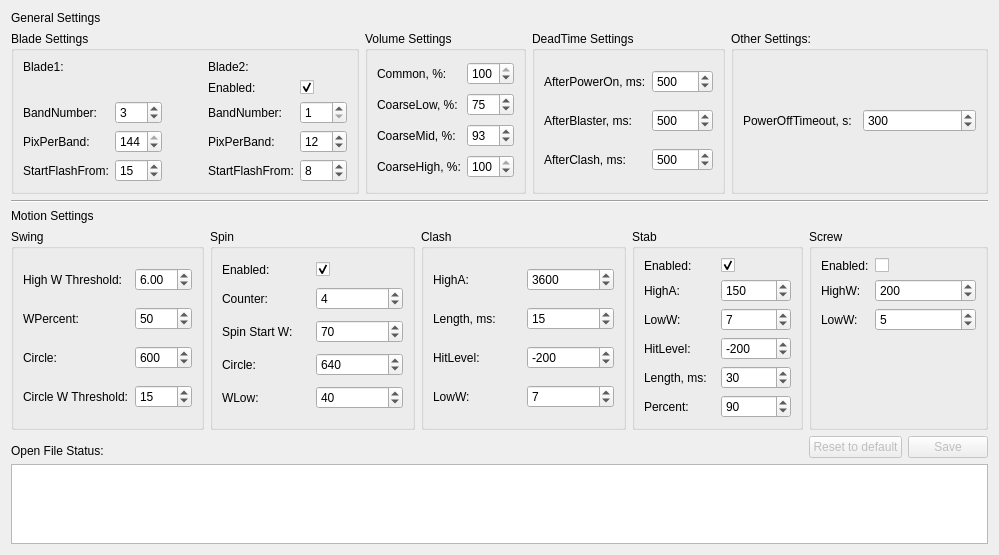
      <widget class="QWidget" name="TabCommon">
       <attribute name="title">
        <string>Common</string>
       </attribute>
       <layout class="QGridLayout" name="gridLayout_2" rowstretch="0,0,0,0,0,0,0,0,0,0,0,0,0,0,0,0,0,0,0,0,0,0,0,0,0,0,0,0,0,0,0,0,0,15">
        <item row="23" column="2" colspan="12">
         <widget class="Line" name="line_6">
          <property name="orientation">
           <enum>Qt::Horizontal</enum>
          </property>
         </widget>
        </item>
        <item row="0" column="2">
         <widget class="QLabel" name="LblGeneral">
          <property name="text">
           <string>General Settings</string>
          </property>
          <property name="alignment">
           <set>Qt::AlignLeading|Qt::AlignLeft|Qt::AlignVCenter</set>
          </property>
         </widget>
        </item>
        <item row="26" column="2">
         <widget class="QLabel" name="LblMotion">
          <property name="text">
           <string>Motion Settings</string>
          </property>
         </widget>
        </item>
        <item row="27" column="3" colspan="4">
         <widget class="QGroupBox" name="GBSpin">
          <property name="title">
           <string>Spin</string>
          </property>
          <layout class="QGridLayout" name="gridLayout_18">
           <item row="1" column="0">
            <widget class="QLabel" name="LBLSpinCounter">
             <property name="text">
              <string>Counter:</string>
             </property>
            </widget>
           </item>
           <item row="0" column="1">
            <widget class="QCheckBox" name="CBSpinEnabled">
             <property name="text">
              <string/>
             </property>
             <property name="checked">
              <bool>true</bool>
             </property>
            </widget>
           </item>
           <item row="3" column="1">
            <widget class="QSpinBox" name="SpinSpinCircle">
             <property name="minimum">
              <number>100</number>
             </property>
             <property name="maximum">
              <number>9999</number>
             </property>
             <property name="singleStep">
              <number>50</number>
             </property>
             <property name="value">
              <number>640</number>
             </property>
            </widget>
           </item>
           <item row="3" column="0">
            <widget class="QLabel" name="LblSpinCircle">
             <property name="text">
              <string>Circle:</string>
             </property>
            </widget>
           </item>
           <item row="2" column="1">
            <widget class="QSpinBox" name="SpinSpinW">
             <property name="minimum">
              <number>1</number>
             </property>
             <property name="maximum">
              <number>100</number>
             </property>
             <property name="value">
              <number>70</number>
             </property>
            </widget>
           </item>
           <item row="1" column="1">
            <widget class="QSpinBox" name="SpinSpinCounter">
             <property name="minimum">
              <number>2</number>
             </property>
             <property name="maximum">
              <number>10</number>
             </property>
             <property name="value">
              <number>4</number>
             </property>
            </widget>
           </item>
           <item row="0" column="0">
            <widget class="QLabel" name="LBLSpinEnabled">
             <property name="text">
              <string>Enabled:</string>
             </property>
            </widget>
           </item>
           <item row="2" column="0">
            <widget class="QLabel" name="LblSpinW">
             <property name="text">
              <string>Spin Start W:</string>
             </property>
            </widget>
           </item>
           <item row="4" column="0">
            <widget class="QLabel" name="LblSpinWLow">
             <property name="text">
              <string>WLow:</string>
             </property>
            </widget>
           </item>
           <item row="4" column="1">
            <widget class="QSpinBox" name="SpinSpinWLow">
             <property name="maximum">
              <number>100</number>
             </property>
             <property name="value">
              <number>40</number>
             </property>
            </widget>
           </item>
          </layout>
         </widget>
        </item>
        <item row="27" column="2">
         <widget class="QGroupBox" name="GBSwing">
          <property name="title">
           <string>Swing</string>
          </property>
          <layout class="QGridLayout" name="gridLayout_17">
           <item row="1" column="0">
            <widget class="QLabel" name="LblSwingWPercent">
             <property name="text">
              <string>WPercent:</string>
             </property>
            </widget>
           </item>
           <item row="1" column="1">
            <widget class="QSpinBox" name="SpinSwingPercent">
             <property name="maximum">
              <number>100</number>
             </property>
             <property name="value">
              <number>50</number>
             </property>
            </widget>
           </item>
           <item row="2" column="0">
            <widget class="QLabel" name="LblSwingCircle">
             <property name="text">
              <string>Circle:</string>
             </property>
            </widget>
           </item>
           <item row="0" column="1">
            <widget class="QDoubleSpinBox" name="SpinSwingHighW">
             <property name="maximum">
              <double>99.989999999999995</double>
             </property>
             <property name="value">
              <double>6.000000000000000</double>
             </property>
            </widget>
           </item>
           <item row="2" column="1">
            <widget class="QSpinBox" name="SpinSwingCircle">
             <property name="maximum">
              <number>9999</number>
             </property>
             <property name="singleStep">
              <number>50</number>
             </property>
             <property name="value">
              <number>600</number>
             </property>
            </widget>
           </item>
           <item row="0" column="0">
            <widget class="QLabel" name="LblSwingHighW">
             <property name="text">
              <string>High W Threshold:</string>
             </property>
            </widget>
           </item>
           <item row="3" column="0">
            <widget class="QLabel" name="LblCircleW">
             <property name="text">
              <string>Circle W Threshold:</string>
             </property>
            </widget>
           </item>
           <item row="3" column="1">
            <widget class="QSpinBox" name="SpinSwingCircleW">
             <property name="maximum">
              <number>100</number>
             </property>
             <property name="value">
              <number>15</number>
             </property>
            </widget>
           </item>
          </layout>
         </widget>
        </item>
        <item row="27" column="10" colspan="2">
         <widget class="QGroupBox" name="GBStab">
          <property name="title">
           <string>Stab</string>
          </property>
          <layout class="QGridLayout" name="gridLayout_20">
           <item row="2" column="1">
            <widget class="QSpinBox" name="SpinStabLowW">
             <property name="value">
              <number>7</number>
             </property>
            </widget>
           </item>
           <item row="1" column="0">
            <widget class="QLabel" name="LblStabHighA">
             <property name="text">
              <string>HighA:</string>
             </property>
            </widget>
           </item>
           <item row="2" column="0">
            <widget class="QLabel" name="LblStabLowW">
             <property name="text">
              <string>LowW:</string>
             </property>
            </widget>
           </item>
           <item row="3" column="0">
            <widget class="QLabel" name="LblStabHitLevel">
             <property name="text">
              <string>HitLevel:</string>
             </property>
            </widget>
           </item>
           <item row="4" column="0">
            <widget class="QLabel" name="LblSpinLength">
             <property name="text">
              <string>Length, ms:</string>
             </property>
            </widget>
           </item>
           <item row="3" column="1">
            <widget class="QSpinBox" name="SpinStabHitLevel">
             <property name="minimum">
              <number>-9999</number>
             </property>
             <property name="maximum">
              <number>9999</number>
             </property>
             <property name="singleStep">
              <number>50</number>
             </property>
             <property name="value">
              <number>-200</number>
             </property>
            </widget>
           </item>
           <item row="0" column="1">
            <widget class="QCheckBox" name="CBStabEnabled">
             <property name="text">
              <string/>
             </property>
             <property name="checked">
              <bool>true</bool>
             </property>
            </widget>
           </item>
           <item row="1" column="1">
            <widget class="QSpinBox" name="SpinStabHighA">
             <property name="maximum">
              <number>9999</number>
             </property>
             <property name="singleStep">
              <number>50</number>
             </property>
             <property name="value">
              <number>150</number>
             </property>
            </widget>
           </item>
           <item row="0" column="0">
            <widget class="QLabel" name="LblEnabled">
             <property name="text">
              <string>Enabled:</string>
             </property>
            </widget>
           </item>
           <item row="5" column="0">
            <widget class="QLabel" name="LblStabPercent">
             <property name="text">
              <string>Percent:</string>
             </property>
            </widget>
           </item>
           <item row="4" column="1">
            <widget class="QSpinBox" name="SpinStabLength">
             <property name="value">
              <number>30</number>
             </property>
            </widget>
           </item>
           <item row="5" column="1">
            <widget class="QSpinBox" name="SpinStabPercent">
             <property name="maximum">
              <number>100</number>
             </property>
             <property name="value">
              <number>90</number>
             </property>
            </widget>
           </item>
          </layout>
         </widget>
        </item>
        <item row="11" column="2" rowspan="4" colspan="4">
         <widget class="QGroupBox" name="GBCommonBlade">
          <property name="title">
           <string>Blade Settings</string>
          </property>
          <layout class="QGridLayout" name="gridLayout_13" columnstretch="10,10,0,10,10">
           <item row="0" column="3">
            <widget class="QLabel" name="LBLBlade2">
             <property name="text">
              <string>Blade2:</string>
             </property>
            </widget>
           </item>
           <item row="2" column="0">
            <widget class="QLabel" name="LblBandNumber">
             <property name="text">
              <string>BandNumber:</string>
             </property>
            </widget>
           </item>
           <item row="2" column="4">
            <widget class="QSpinBox" name="SpinBandNumber">
             <property name="minimum">
              <number>1</number>
             </property>
             <property name="maximum">
              <number>10</number>
             </property>
             <property name="value">
              <number>1</number>
             </property>
            </widget>
           </item>
           <item row="1" column="3">
            <widget class="QLabel" name="LBLBlade2Enabled">
             <property name="text">
              <string>Enabled:</string>
             </property>
            </widget>
           </item>
           <item row="2" column="3">
            <widget class="QLabel" name="LblBandNumber_2">
             <property name="text">
              <string>BandNumber:</string>
             </property>
            </widget>
           </item>
           <item row="3" column="1">
            <widget class="QSpinBox" name="SpinPixPerBand">
             <property name="minimum">
              <number>1</number>
             </property>
             <property name="maximum">
              <number>144</number>
             </property>
             <property name="value">
              <number>144</number>
             </property>
            </widget>
           </item>
           <item row="1" column="4">
            <widget class="QCheckBox" name="CBBlade2Enabled">
             <property name="text">
              <string/>
             </property>
             <property name="checked">
              <bool>true</bool>
             </property>
            </widget>
           </item>
           <item row="3" column="3">
            <widget class="QLabel" name="LblPixPerBand_2">
             <property name="text">
              <string>PixPerBand:</string>
             </property>
            </widget>
           </item>
           <item row="3" column="0">
            <widget class="QLabel" name="LblPixPerBand">
             <property name="text">
              <string>PixPerBand:</string>
             </property>
            </widget>
           </item>
           <item row="3" column="4">
            <widget class="QSpinBox" name="SpinPixPerBand2">
             <property name="maximum">
              <number>144</number>
             </property>
             <property name="value">
              <number>12</number>
             </property>
            </widget>
           </item>
           <item row="2" column="1">
            <widget class="QSpinBox" name="SpinBand">
             <property name="minimum">
              <number>1</number>
             </property>
             <property name="maximum">
              <number>8</number>
             </property>
             <property name="value">
              <number>3</number>
             </property>
            </widget>
           </item>
           <item row="0" column="0">
            <widget class="QLabel" name="LBLBlade1">
             <property name="text">
              <string>Blade1:</string>
             </property>
            </widget>
           </item>
           <item row="2" column="2">
            <spacer name="horizontalSpacer_2">
             <property name="orientation">
              <enum>Qt::Horizontal</enum>
             </property>
             <property name="sizeHint" stdset="0">
              <size>
               <width>40</width>
               <height>20</height>
              </size>
             </property>
            </spacer>
           </item>
           <item row="4" column="0">
            <widget class="QLabel" name="LblStartFlash">
             <property name="text">
              <string>StartFlashFrom:</string>
             </property>
            </widget>
           </item>
           <item row="4" column="1">
            <widget class="QSpinBox" name="SpinStartFlash">
             <property name="minimum">
              <number>1</number>
             </property>
             <property name="maximum">
              <number>144</number>
             </property>
             <property name="value">
              <number>15</number>
             </property>
            </widget>
           </item>
           <item row="4" column="3">
            <widget class="QLabel" name="LblStartFlash_2">
             <property name="text">
              <string>StartFlashFrom:</string>
             </property>
            </widget>
           </item>
           <item row="4" column="4">
            <widget class="QSpinBox" name="SpinStartFlash_2">
             <property name="minimum">
              <number>1</number>
             </property>
             <property name="maximum">
              <number>144</number>
             </property>
             <property name="value">
              <number>8</number>
             </property>
            </widget>
           </item>
          </layout>
         </widget>
        </item>
        <item row="27" column="12" colspan="2">
         <widget class="QGroupBox" name="GBScrew">
          <property name="title">
           <string>Screw</string>
          </property>
          <layout class="QFormLayout" name="formLayout">
           <item row="0" column="0">
            <widget class="QLabel" name="LblScrewEnabled">
             <property name="text">
              <string>Enabled:</string>
             </property>
            </widget>
           </item>
           <item row="0" column="1">
            <widget class="QCheckBox" name="CBScrewEnabled">
             <property name="text">
              <string/>
             </property>
            </widget>
           </item>
           <item row="1" column="0">
            <widget class="QLabel" name="LbScrewHighW">
             <property name="text">
              <string>HighW:</string>
             </property>
            </widget>
           </item>
           <item row="1" column="1">
            <widget class="QSpinBox" name="SpinScrewHighW">
             <property name="maximum">
              <number>999</number>
             </property>
             <property name="value">
              <number>200</number>
             </property>
            </widget>
           </item>
           <item row="2" column="0">
            <widget class="QLabel" name="LblScrewLowW">
             <property name="text">
              <string>LowW:</string>
             </property>
            </widget>
           </item>
           <item row="2" column="1">
            <widget class="QSpinBox" name="SpinScrewLowW">
             <property name="value">
              <number>5</number>
             </property>
            </widget>
           </item>
          </layout>
         </widget>
        </item>
        <item row="11" column="9" rowspan="4" colspan="2">
         <widget class="QGroupBox" name="GBCommonDeadTime">
          <property name="title">
           <string>DeadTime Settings</string>
          </property>
          <layout class="QGridLayout" name="gridLayout_15">
           <item row="1" column="1">
            <widget class="QSpinBox" name="SpinAfterBlaster">
             <property name="maximum">
              <number>99999</number>
             </property>
             <property name="singleStep">
              <number>50</number>
             </property>
             <property name="value">
              <number>500</number>
             </property>
            </widget>
           </item>
           <item row="0" column="1">
            <widget class="QSpinBox" name="SpinAfterPowerOn">
             <property name="maximum">
              <number>99999</number>
             </property>
             <property name="singleStep">
              <number>50</number>
             </property>
             <property name="value">
              <number>500</number>
             </property>
            </widget>
           </item>
           <item row="0" column="0">
            <widget class="QLabel" name="LblAfterPowerOn">
             <property name="text">
              <string>AfterPowerOn, ms:</string>
             </property>
            </widget>
           </item>
           <item row="1" column="0">
            <widget class="QLabel" name="LblAfterBlaster">
             <property name="text">
              <string>AfterBlaster, ms:</string>
             </property>
            </widget>
           </item>
           <item row="2" column="0">
            <widget class="QLabel" name="LblAfterClash">
             <property name="text">
              <string>AfterClash, ms:</string>
             </property>
            </widget>
           </item>
           <item row="2" column="1">
            <widget class="QSpinBox" name="SpinAfterClash">
             <property name="maximum">
              <number>99999</number>
             </property>
             <property name="singleStep">
              <number>50</number>
             </property>
             <property name="value">
              <number>500</number>
             </property>
            </widget>
           </item>
          </layout>
         </widget>
        </item>
        <item row="11" column="6" rowspan="4" colspan="3">
         <widget class="QGroupBox" name="GBCommonVolume">
          <property name="title">
           <string>Volume Settings</string>
          </property>
          <layout class="QGridLayout" name="gridLayout_14">
           <item row="1" column="1">
            <widget class="QSpinBox" name="SpinCoarseLow">
             <property name="maximum">
              <number>100</number>
             </property>
             <property name="value">
              <number>75</number>
             </property>
            </widget>
           </item>
           <item row="0" column="1">
            <widget class="QSpinBox" name="SpinCommon">
             <property name="maximum">
              <number>100</number>
             </property>
             <property name="value">
              <number>100</number>
             </property>
            </widget>
           </item>
           <item row="2" column="1">
            <widget class="QSpinBox" name="SpinCoarseMid">
             <property name="maximum">
              <number>100</number>
             </property>
             <property name="value">
              <number>93</number>
             </property>
            </widget>
           </item>
           <item row="1" column="0">
            <widget class="QLabel" name="LblCoarceLow">
             <property name="text">
              <string>CoarseLow, %:</string>
             </property>
            </widget>
           </item>
           <item row="0" column="0">
            <widget class="QLabel" name="LblCommon">
             <property name="text">
              <string>Common, %:</string>
             </property>
            </widget>
           </item>
           <item row="2" column="0">
            <widget class="QLabel" name="LblCOarseMid">
             <property name="text">
              <string>CoarseMid, %:</string>
             </property>
            </widget>
           </item>
           <item row="3" column="0">
            <widget class="QLabel" name="LblCoarseHigh">
             <property name="text">
              <string>CoarseHigh, %:</string>
             </property>
            </widget>
           </item>
           <item row="3" column="1">
            <widget class="QSpinBox" name="SpinCoarseHigh">
             <property name="maximum">
              <number>100</number>
             </property>
             <property name="value">
              <number>100</number>
             </property>
            </widget>
           </item>
          </layout>
         </widget>
        </item>
        <item row="11" column="11" rowspan="4" colspan="3">
         <widget class="QGroupBox" name="GBCommonSettings">
          <property name="title">
           <string>Other Settings:</string>
          </property>
          <layout class="QGridLayout" name="gridLayout_16">
           <item row="0" column="0">
            <widget class="QLabel" name="LblPowerOffTimeout">
             <property name="text">
              <string>PowerOffTimeout, s:</string>
             </property>
            </widget>
           </item>
           <item row="0" column="1">
            <widget class="QSpinBox" name="SpinPowerOffTimeout">
             <property name="maximum">
              <number>99999</number>
             </property>
             <property name="singleStep">
              <number>10</number>
             </property>
             <property name="value">
              <number>300</number>
             </property>
            </widget>
           </item>
          </layout>
         </widget>
        </item>
        <item row="27" column="7" colspan="3">
         <widget class="QGroupBox" name="GBClash">
          <property name="title">
           <string>Clash</string>
          </property>
          <layout class="QGridLayout" name="gridLayout_19">
           <item row="2" column="0">
            <widget class="QLabel" name="LblClashHitLevel">
             <property name="text">
              <string>HitLevel:</string>
             </property>
            </widget>
           </item>
           <item row="1" column="0">
            <widget class="QLabel" name="LblClashLength">
             <property name="text">
              <string>Length, ms:</string>
             </property>
            </widget>
           </item>
           <item row="2" column="1">
            <widget class="QSpinBox" name="SpinClashHitLevel">
             <property name="minimum">
              <number>-1000</number>
             </property>
             <property name="maximum">
              <number>1000</number>
             </property>
             <property name="singleStep">
              <number>50</number>
             </property>
             <property name="value">
              <number>-200</number>
             </property>
            </widget>
           </item>
           <item row="0" column="1">
            <widget class="QSpinBox" name="SpinClashHighA">
             <property name="minimum">
              <number>1000</number>
             </property>
             <property name="maximum">
              <number>9999</number>
             </property>
             <property name="singleStep">
              <number>100</number>
             </property>
             <property name="value">
              <number>3600</number>
             </property>
            </widget>
           </item>
           <item row="1" column="1">
            <widget class="QSpinBox" name="SpinClashLength">
             <property name="maximum">
              <number>9999</number>
             </property>
             <property name="value">
              <number>15</number>
             </property>
            </widget>
           </item>
           <item row="0" column="0">
            <widget class="QLabel" name="LblClashHighA">
             <property name="text">
              <string>HighA:</string>
             </property>
            </widget>
           </item>
           <item row="3" column="0">
            <widget class="QLabel" name="LblClashLowW">
             <property name="text">
              <string>LowW:</string>
             </property>
            </widget>
           </item>
           <item row="3" column="1">
            <widget class="QSpinBox" name="SpinClashLowW">
             <property name="value">
              <number>7</number>
             </property>
            </widget>
           </item>
          </layout>
         </widget>
        </item>
        <item row="28" column="12">
         <widget class="QPushButton" name="BtnDefault">
          <property name="enabled">
           <bool>false</bool>
          </property>
          <property name="text">
           <string>Reset to default</string>
          </property>
          <property name="autoDefault">
           <bool>true</bool>
          </property>
         </widget>
        </item>
        <item row="28" column="13">
         <widget class="QPushButton" name="BtnSave">
          <property name="enabled">
           <bool>false</bool>
          </property>
          <property name="text">
           <string>Save</string>
          </property>
          <property name="autoDefault">
           <bool>true</bool>
          </property>
         </widget>
        </item>
        <item row="33" column="2" colspan="12">
         <widget class="QTextBrowser" name="TxtCommonStatus">
          <property name="minimumSize">
           <size>
            <width>0</width>
            <height>80</height>
           </size>
          </property>
          <property name="maximumSize">
           <size>
            <width>16777215</width>
            <height>80</height>
           </size>
          </property>
         </widget>
        </item>
        <item row="28" column="2">
         <widget class="QLabel" name="LblCommonStatus">
          <property name="text">
           <string>Open File Status:</string>
          </property>
          <property name="alignment">
           <set>Qt::AlignBottom|Qt::AlignLeading|Qt::AlignLeft</set>
          </property>
         </widget>
        </item>
       </layout>
      </widget>
